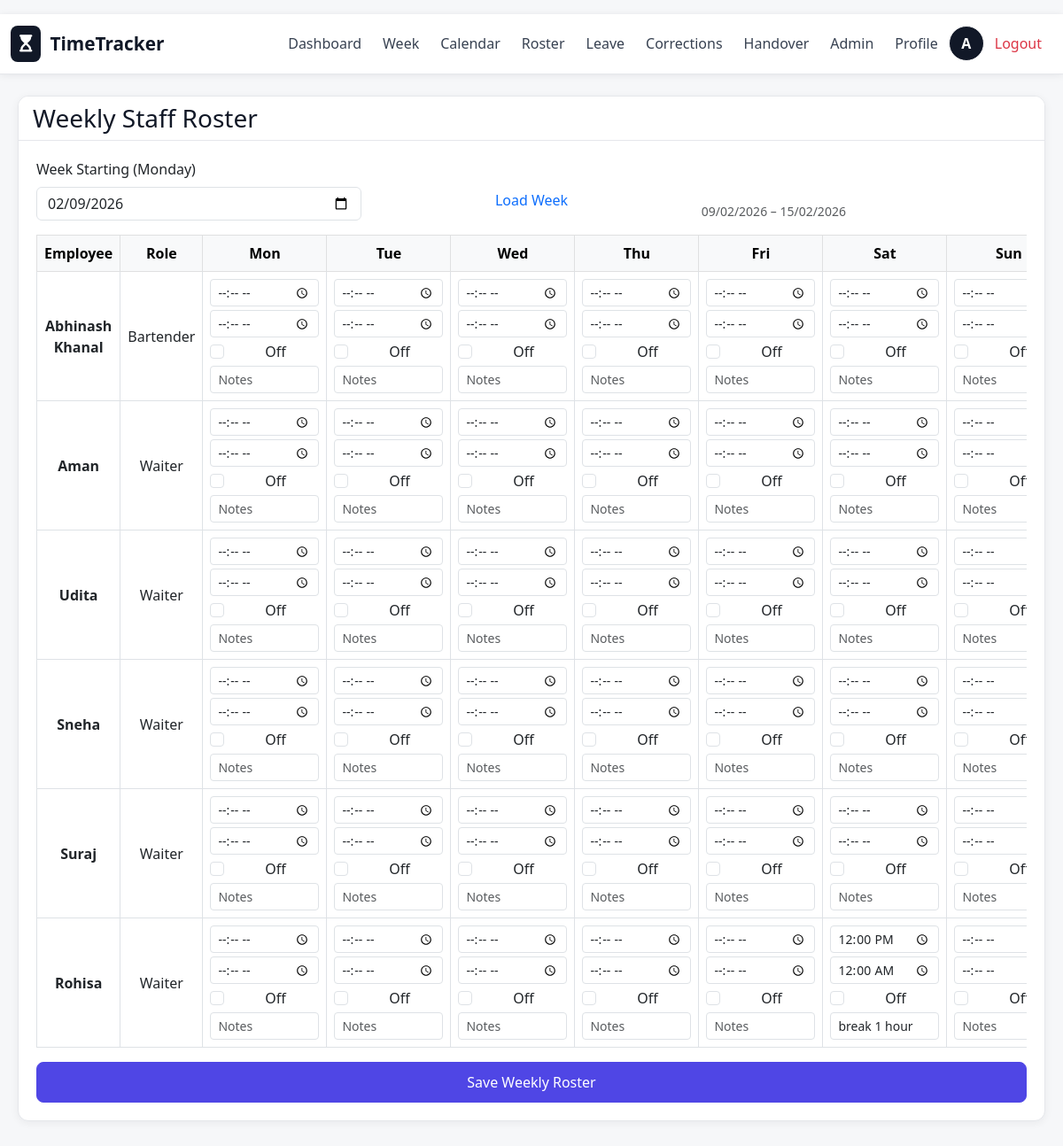
Screenshot of /roster-admin (signed in) with the database file from the repository.
### app.py (models this page shows)
class User(UserMixin, db.Model):
    id = db.Column(db.Integer, primary_key=True)
    name = db.Column(db.String(100), unique=True, nullable=False)
    email = db.Column(db.String(100), unique=True)
    password = db.Column(db.String(200), nullable=False)
    employee_id = db.Column(db.String(50), unique=True)
    department = db.Column(db.String(100))
    role = db.Column(db.String(20), default='employee')  # 'employee' or 'admin'
    phone = db.Column(db.String(30))
    profile_pic = db.Column(db.String(200), default='default.png')
    is_active = db.Column(db.Boolean, default=True)
    is_admin = db.Column(db.Boolean, default=False)
    is_staff = db.Column(db.Boolean, default=True)
    position = db.Column(db.String(100))
    visa_type = db.Column(db.String(50))
    weekly_hour_limit = db.Column(db.Float)
    created_at = db.Column(db.DateTime, default=datetime.now)
    last_login = db.Column(db.DateTime)

class Roster(db.Model):
    id = db.Column(db.Integer, primary_key=True)
    user_id = db.Column(db.Integer)
    day_of_week = db.Column(db.String(20))  # Monday, Tuesday, etc.
    start_time = db.Column(db.String(5))    # HH:MM format
    end_time = db.Column(db.String(5))      # HH:MM format
    week_start = db.Column(db.Date)
    week_end = db.Column(db.Date)
    is_off = db.Column(db.Boolean, default=False)
    notes = db.Column(db.Text)
    role_title = db.Column(db.String(100))

### app.py (the view, shortened to what this page needs)
@app.route("/roster-admin", methods=["GET", "POST"])
@login_required
def roster_admin():
    if current_user.role != 'admin' and not current_user.is_admin:
        flash("❌ Access denied", "danger")
        return redirect("/dashboard")
    week_start = request.form.get("week_start") or request.args.get("week_start")
    if week_start:
        week_start = datetime.strptime(week_start, "%Y-%m-%d").date()
    else:
        week_start, _ = get_week_range()
    week_end = week_start + timedelta(days=6)
    staff_users = User.query.filter_by(is_staff=True, is_active=True).all()
    days = ['Monday', 'Tuesday', 'Wednesday', 'Thursday', 'Friday', 'Saturday', 'Sunday']
    roster_entries = Roster.query.filter_by(week_start=week_start).all()
    roster_map = {(r.user_id, r.day_of_week): r for r in roster_entries}
    return render_template(
        "roster_admin.html",
        week_start=week_start,
        week_end=week_end,
        staff_users=staff_users,
        days=days,
        roster_map=roster_map
    )

### app.py (called while the page is built)
@login_manager.user_loader
def load_user(user_id):
    return User.query.get(int(user_id))

def get_week_range(d=None):
    if d is None:
        d = date.today()
    if isinstance(d, datetime):
        d = d.date()
    monday = d - timedelta(days=d.weekday())
    sunday = monday + timedelta(days=6)
    return monday, sunday

@app.before_request
def prepare_schema():
    if not app.config.get("SCHEMA_READY"):
        ensure_schema()
        app.config["SCHEMA_READY"] = True

### templates/roster_admin.html (shortened to what this page needs)
{% extends "base.html" %}
{% block content %}
<div class="card">
  <div class="card-header">
    <h3 class="mb-0">Weekly Staff Roster</h3>
  </div>
  <div class="card-body">
    <form method="get" class="row g-2 mb-3">
      <div class="col-md-4">
        <label class="form-label">Week Starting (Monday)</label>
        <input type="date" name="week_start" class="form-control" value="{{ week_start.isoformat() }}" required>
      </div>
      <div class="col-md-4 d-flex align-items-end">
        <button type="submit" class="btn btn-outline-primary w-100">Load Week</button>
      </div>
      <div class="col-md-4 d-flex align-items-end">
        <span class="text-muted small w-100">{{ week_start.strftime('%d/%m/%Y') }} – {{ week_end.strftime('%d/%m/%Y') }}</span>
      </div>
    </form>
    <form method="post">
      <div class="table-responsive">
        <table class="table table-bordered align-middle">
          <thead class="table-light">
            <tr>
              <th>Employee</th>
              <th>Role</th>
              {% for day in days %}
                <th class="text-center">{{ day[:3] }}</th>
              {% endfor %}
            </tr>
          </thead>
          <tbody>
            {% for user in staff_users %}
              <tr>
                <td><strong>{{ user.name }}</strong></td>
                <td>{{ user.position or '-' }}</td>
                {% for day in days %}
                  {% set entry = roster_map.get((user.id, day)) %}
                  <td style="min-width: 140px;">
                    <div class="mb-1">
                      <input type="time" name="start_{{ user.id }}_{{ day }}" class="form-control form-control-sm" value="{{ entry.start_time if entry and entry.start_time else '' }}" {% if entry and entry.is_off %}disabled{% endif %}>
                    </div>
                    <div class="mb-1">
                      <input type="time" name="end_{{ user.id }}_{{ day }}" class="form-control form-control-sm" value="{{ entry.end_time if entry and entry.end_time else '' }}" {% if entry and entry.is_off %}disabled{% endif %}>
                    </div>
                    <div class="form-check mb-1">
                      <input class="form-check-input" type="checkbox" name="off_{{ user.id }}_{{ day }}" value="1" id="off_{{ user.id }}_{{ day }}" {% if entry and entry.is_off %}checked{% endif %}>
                      <label class="form-check-label" for="off_{{ user.id }}_{{ day }}">Off</label>
                    </div>
                    <input type="text" name="notes_{{ user.id }}_{{ day }}" class="form-control form-control-sm" placeholder="Notes" value="{{ entry.notes if entry and entry.notes else '' }}">
                  </td>
                {% endfor %}
              </tr>
            {% endfor %}
          </tbody>
        </table>
      </div>
      <button type="submit" class="btn btn-primary w-100">Save Weekly Roster</button>
    </form>
  </div>
</div>
{% endblock %}

### templates/base.html (shortened to what this page needs)
<!doctype html>
<html>
<head>
  <link href="https://cdn.jsdelivr.net/npm/bootstrap@5.3.0/dist/css/bootstrap.min.css" rel="stylesheet">
  <link rel="stylesheet" href="https://cdnjs.cloudflare.com/ajax/libs/font-awesome/6.4.0/css/all.min.css">
</head>
<body>
  <nav class="navbar navbar-expand-lg navbar-light mb-4">
    <div class="container-fluid" style="max-width: 1200px; margin: 0 auto;">
      <a class="navbar-brand" href="/dashboard">
        <span class="logo-icon"><i class="fas fa-hourglass-start"></i></span>
        <span>TimeTracker</span>
      </a>
      <div class="collapse navbar-collapse" id="navbarNav">
        <ul class="navbar-nav ms-auto align-items-center">
          {% if current_user.is_authenticated %}
            <li class="nav-item">
              <a class="nav-link" href="/dashboard">Dashboard</a>
            </li>
            <li class="nav-item">
              <a class="nav-link" href="/week">Week</a>
            </li>
            <li class="nav-item">
              <a class="nav-link" href="/calendar">Calendar</a>
            </li>
            <li class="nav-item">
              <a class="nav-link" href="/roster">Roster</a>
            </li>
            <li class="nav-item">
              <a class="nav-link" href="/leave-request">Leave</a>
            </li>
            <li class="nav-item">
              <a class="nav-link" href="/request-correction">Corrections</a>
            </li>
            <li class="nav-item">
              <a class="nav-link" href="/handover">Handover</a>
            </li>
            {% if current_user.role == 'admin' or current_user.is_admin %}
              <li class="nav-item">
                <a class="nav-link" href="/admin">Admin</a>
              </li>
            {% endif %}
            <li class="nav-item">
              <a class="nav-link" href="/settings">Profile</a>
            </li>
            <li class="nav-item">
              <div class="avatar" style="cursor: pointer;" title="{{ current_user.name }}">
                {{ (current_user.name or 'U')[0].upper() }}
              </div>
            </li>
            <li class="nav-item">
              <a class="nav-link text-danger" href="/logout">Logout</a>
            </li>
          {% endif %}
        </ul>
      </div>
    </div>
  </nav>
  <div class="container-fluid" style="max-width: 1200px; margin: 0 auto; padding: 0 20px;">
    {% block content %}{% endblock %}
  </div>
</body>
</html>

### templates/base.html (style rules this page uses)
:root { --primary: #4f46e5; --success: #10b981; --danger: #ef4444; --warning: #f59e0b; --info: #06b6d4; --bg: #f6f7f9; --card: #ffffff; --border: #e5e7eb; --text: #111827; --muted: #6b7280; }
a, button, .btn, .card, .nav-link, .form-control, .form-select { transition: all 0.2s ease; }
body { background: var(--bg); min-height: 100vh; color: var(--text); font-family: 'Segoe UI', Tahoma, Geneva, Verdana, sans-serif; padding: 16px 0 32px; -webkit-font-smoothing: antialiased; -moz-osx-font-smoothing: grayscale; }
.navbar { background: #ffffff !important; box-shadow: 0 1px 8px rgba(17, 24, 39, 0.08); border-bottom: 1px solid var(--border); }
.navbar-brand { font-weight: 700; font-size: 1.3rem; color: var(--text); display: flex; align-items: center; gap: 10px; }
.navbar-nav .nav-link { border-radius: 10px; padding: 8px 12px; margin: 2px 4px; color: #374151; font-weight: 500; }
.logo-icon { font-size: 1.2rem; background: #111827; padding: 6px 10px; border-radius: 8px; color: white; }
.card { border: 1px solid var(--border); border-radius: 12px; box-shadow: 0 2px 10px rgba(17, 24, 39, 0.06); margin-bottom: 20px; overflow: hidden; background: var(--card); }
.card-body { padding: 20px; }
.avatar { width: 40px; height: 40px; border-radius: 50%; display: flex; align-items: center; justify-content: center; font-weight: 600; color: white; font-size: 16px; background: #111827; border: 1px solid #ffffff; }
.card-header { background: #ffffff; color: var(--text); border-bottom: 1px solid var(--border); border-radius: 12px 12px 0 0; font-weight: 600; }
.btn { border-radius: 8px; padding: 10px 14px; font-weight: 500; border: 1px solid transparent; }
.btn-primary { background: var(--primary); border-color: var(--primary); }
table { border-collapse: collapse; }
table thead { background: #f3f4f6; color: var(--text); }
table td, table th { padding: 12px; text-align: center; }
.navbar { background: #ffffff; box-shadow: 0 1px 8px rgba(17, 24, 39, 0.08); }

### rows the page displays
User: name "A", name "Abhinash Khanal", position "Bartender"
User: name "Aman", position "Waiter"
User: name "Udita", position "Waiter"
User: name "Sneha", position "Waiter"
User: name "Suraj", position "Waiter"
User: name "Rohisa", position "Waiter"
Roster: start_time "12:00", end_time "00:00", notes "break 1 hour"

### other values shown
{{ day[:3] }} "Mon" "Tue" "Wed" "Thu" "Fri" "Sat" "Sun"
